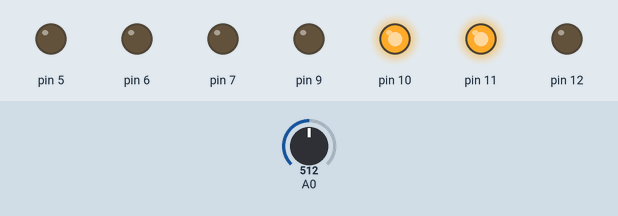
Recording of a sketch running on a simulated Arduino Uno, built with avr-gcc and run on an emulated ATmega328P. Parts: output pins drawn as LEDs (lit = HIGH). Dashed ring = blinking. The inputs (shaded band) are chosen by the test bench; at power-on: A0 = 512.

Above: at 1.3 s.
1.4 s: A0 set to 481
At 3.7 s:
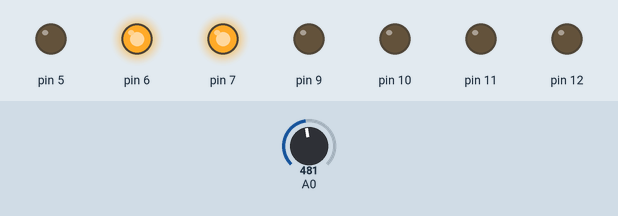
4.5 s: A0 set to 461
7.6 s: A0 set to 437
10.7 s: A0 set to 0
At 11.8 s:
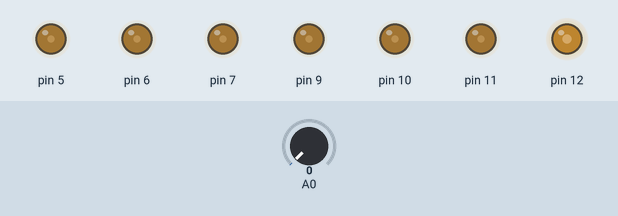
12.2 s: A0 set to 122
At 13.11 s:
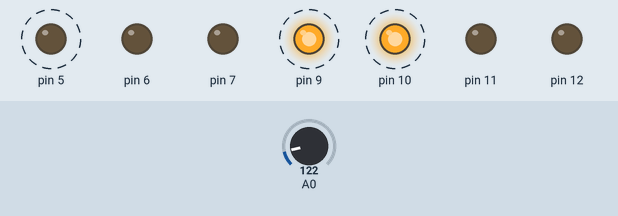
15.3 s: A0 set to 716
At 15.9 s:
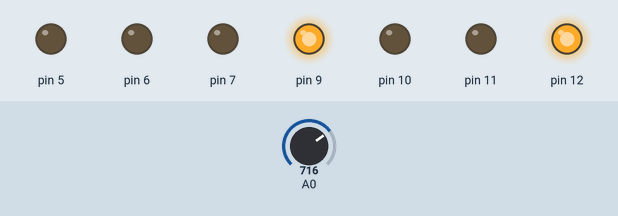
Timing chart, 0 to 17.8 s (numbered marks = the images above; inputs shaded):
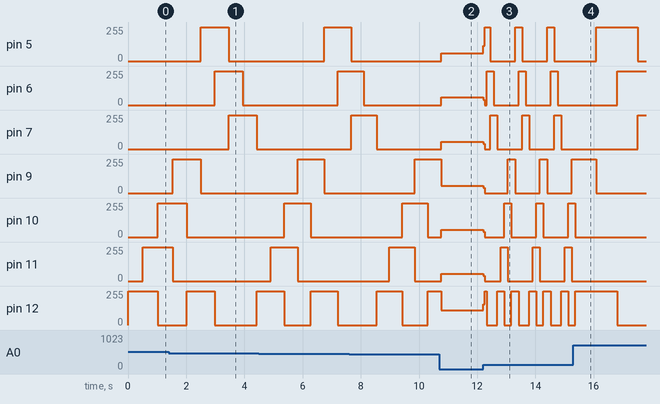

Measured:
- the behaviour switches between 494 and 493 on A0 (found by bisection; images 0 and 1)
- after the input at 1.4 s, pin 7: 0/255 → 255/255 after 2.1 s instead of 2.2 s
- after the input at 10.7 s, pin 7, pin 10, pin 11: 0/255 → 56/255 after 0.07 s; pin 9: 255/255 → 55/255 after 0.07 s; pin 12: 255/255 → 110/255 after 0.07 s
- after the input at 12.2 s, pin 5: alternates 255/255 for 0.24 s and 0/255 for 0.85 s, starting at once; pin 6: 57/255 → 39/255 at once, then repeats every 1.1 s: 255/255 0.24 s, 0/255 0.85 s
- after the input at 15.3 s, pin 10: goes on until 15.4 s, then stays 0/255; pin 11: stops changing and stays 0/255

The sketch:

SemNocaoAgo11.ino
```cpp
/*

- descobrir o que faz o pino 12
- descobrir os demais leds (segmentos)
- acender os segmentos do perimetro em sequencia
- encontrar o potenciometro (analogRead(A0))
- alteraçao do delay
- fazer a minhoca
- fazer a minhoca mais comprida
-Acender a 13 quando chegar no 6

*/


int led = 13;

void setup() {
  pinMode(5, OUTPUT);
  pinMode(6, OUTPUT);
  pinMode(7, OUTPUT);
  pinMode(9, OUTPUT);
  pinMode(10, OUTPUT);
  pinMode(11, OUTPUT);
  pinMode(12, OUTPUT);
  //pinMode(13, OUTPUT);
  //for (int i=5; i<=11; i++) {
  //  pinMode(i, OUTPUT);
  //}
}

void loop() {

  digitalWrite(12, HIGH);
  delay(analogRead(A0));

  digitalWrite(11, HIGH);
  delay(analogRead(A0));
  digitalWrite(12, LOW);

  digitalWrite(10, HIGH);
  delay(analogRead(A0));
  digitalWrite(11, LOW);

  digitalWrite(9, HIGH);
  delay(analogRead(A0));
  digitalWrite(10, LOW);

  digitalWrite(12, HIGH);
  delay(analogRead(A0));
  digitalWrite(9, LOW);

  digitalWrite(5, HIGH);
  delay(analogRead(A0));
  digitalWrite(12, LOW);

  digitalWrite(6, HIGH);
  digitalWrite(13, HIGH);
  delay(analogRead(A0));
  digitalWrite(5, LOW);

  digitalWrite(7, HIGH);
  delay(analogRead(A0));
  digitalWrite(6, LOW);
  digitalWrite(13, LOW);
  delay(analogRead(A0));
  digitalWrite(7, LOW);

  //digitalWrite(led, HIGH);   // turn the LED on (HIGH is the voltage level)
  //delay(pot);               // wait for a second
  //digitalWrite(led, LOW);    // turn the LED off by making the voltage LOW
  //delay(pot);               // wait for a second
}
```
